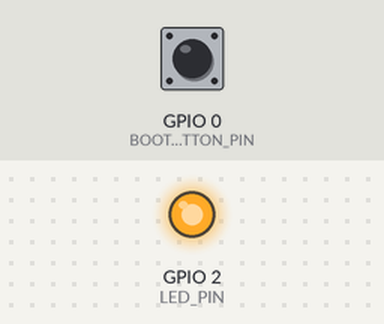
A sketch run on a simulated ESP8266 (NodeMCU). Parts: output pins drawn as LEDs (lit = HIGH). The inputs (shaded band) are chosen by the test bench; at power-on: GPIO 0 (BOOT_BUTTON_PIN) HIGH. WiFi joins after 1.5 s; servers stay silent unless stated; a WiFi scan finds three made-up networks; uploads are accepted with an empty reply; what the sketch prints to the serial monitor is not drawn.

Above: at 5.4 s.
5.5 s: GPIO 0 (BOOT_BUTTON_PIN) pulled LOW for 3.2 s
At 6.79 s:
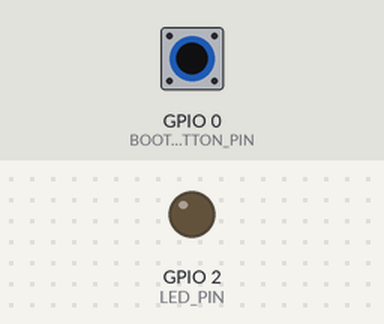
Timing chart, 0 to 17.7 s (numbered marks = the images above; inputs shaded):
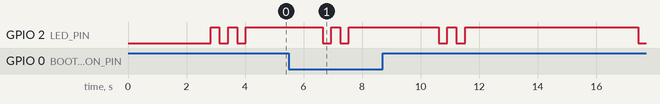

The sketch:

esp32_fire_node.ino
```cpp
/*
 * CampusSafe / Raah - ESP32 Dedicated IoT Fire Node
 * Direct HTTP POST to Vercel Production
 *
 * Algorithm:
 * - Scans nearby WiFi networks and filters strictly for iBUS@MUJ or Aruba BSSIDs
 *   (exact same filter as local_scanner.py).
 * - Dispatches HTTP POST with scanned BSSIDs directly to Vercel (/api/fire).
 * - Backend maps BSSIDs to exact room (Room 219), triggers alarm, and routes occupants to safe stairs!
 * - Triggered automatically on BOOT/RESET or whenever the BOOT button (GPIO 0) is pressed.
 */

#if defined(ESP8266)
  #include <ESP8266WiFi.h>
  #include <ESP8266HTTPClient.h>
  #include <WiFiClientSecure.h>
#elif defined(ESP32)
  #include <WiFi.h>
  #include <HTTPClient.h>
  #include <WiFiClientSecure.h>
#endif

// ==============================================================================
// Configuration
// ==============================================================================
#define BOOT_BUTTON_PIN      0     // Onboard BOOT / Flash button (active LOW on GPIO 0)
#define LED_PIN              2     // Status LED (GPIO 2)

// Network credentials & Vercel Production URL
const char* WIFI_SSID       = "triggy";
const char* WIFI_PASSWORD   = "pokemon2";
const char* VERCEL_URL      = "https://muj-wifi-bssid-mapper.vercel.app/api/fire";
const char* DEVICE_ID       = "esp32-fire-node-01";

// Continuous POST mode: scans and posts to Vercel on repeat
const bool CONTINUOUS_POST           = true;
const unsigned long POST_INTERVAL_MS = 3000;
unsigned long lastPostTime           = 0;

// ==============================================================================
// WiFi Scan & Direct HTTP POST to Vercel
// ==============================================================================
void scanAndPostToVercel() {
  Serial.println("\n🔥 [FIRE TRIGGER] Scanning surrounding iBUS@MUJ Access Points...");

  // Disconnect briefly to scan cleanly
  WiFi.mode(WIFI_STA);
  WiFi.disconnect();
  delay(100);

  int n = WiFi.scanNetworks();
  Serial.print("📡 Scanned ");
  Serial.print(n);
  Serial.println(" total networks.");

  // Build JSON payload with exact iBUS@MUJ filtering matching local_scanner.py
  String payload = "{\"deviceId\":\"" + String(DEVICE_ID) + "\",\"isFire\":true,\"aps\":[";
  int matched = 0;

  for (int i = 0; i < n; ++i) {
    String ssid = WiFi.SSID(i);
    String bssid = WiFi.BSSIDstr(i);
    bssid.toUpperCase();

    String upperSsid = ssid;
    upperSsid.toUpperCase();

    // Exact filtering from python script:
    bool isMuj = (upperSsid.indexOf("MUJ") >= 0 || upperSsid.indexOf("IBUS") >= 0);
    bool isAruba = (bssid.startsWith("90:14:AF") || bssid.startsWith("FC:11:65"));

    if (isMuj || isAruba) {
      if (matched > 0) payload += ",";
      payload += "{\"bssid\":\"" + bssid + "\",";
      payload += "\"ssid\":\"" + (ssid.length() > 0 ? ssid : "iBUS@MUJ") + "\",";
      payload += "\"rssi\":" + String(WiFi.RSSI(i)) + "}";
      matched++;
    }
  }
  payload += "]}";

  Serial.print("✓ Captured ");
  Serial.print(matched);
  Serial.println(" iBUS@MUJ Access Points.");

  // Connect to WiFi
  Serial.print("🌐 Connecting to ");
  Serial.println(WIFI_SSID);
  WiFi.begin(WIFI_SSID, WIFI_PASSWORD);

  int retries = 0;
  while (WiFi.status() != WL_CONNECTED && retries < 30) {
    delay(300);
    Serial.print(".");
    digitalWrite(LED_PIN, !digitalRead(LED_PIN));
    retries++;
  }

  if (WiFi.status() == WL_CONNECTED) {
    digitalWrite(LED_PIN, HIGH);
    Serial.println("\n✓ Connected to WiFi! IP: " + WiFi.localIP().toString());
    Serial.print("🚀 Sending HTTP POST to Vercel: ");
    Serial.println(VERCEL_URL);

    WiFiClientSecure client;
    client.setInsecure(); // SSL cert bypass

    HTTPClient http;
    if (http.begin(client, VERCEL_URL)) {
      http.addHeader("Content-Type", "application/json");
      http.setTimeout(6000);
      int httpCode = http.POST(payload);

      if (httpCode > 0) {
        String resp = http.getString();
        Serial.print("✓ Vercel Response (");
        Serial.print(httpCode);
        Serial.print("): ");
        Serial.println(resp);
        Serial.println("🔥 SUCCESS! Fire alarm is now LIVE on https://muj-wifi-bssid-mapper.vercel.app");
      } else {
        Serial.print("⚠️ HTTP Error: ");
        Serial.println(http.errorToString(httpCode));
      }
      http.end();
    }
  } else {
    Serial.println("\n⚠️ Could not connect to WiFi.");
  }
}

// ==============================================================================
// Setup & Loop
// ==============================================================================
void setup() {
  Serial.begin(115200);
  delay(400);

  pinMode(BOOT_BUTTON_PIN, INPUT_PULLUP);
  pinMode(LED_PIN, OUTPUT);
  digitalWrite(LED_PIN, LOW);

  Serial.println("\n=======================================================");
  Serial.println("   Raah / CampusSafe - ESP32 Direct Vercel Fire Node  ");
  Serial.println("   Trigger: RESET (RST) or BOOT Button (GPIO 0)        ");
  Serial.println("=======================================================");

  // Automatically scan and POST to Vercel on boot/reset
  scanAndPostToVercel();
}

void loop() {
  // Check physical BOOT button (GPIO 0)
  if (digitalRead(BOOT_BUTTON_PIN) == LOW) {
    delay(50); // debounce
    if (digitalRead(BOOT_BUTTON_PIN) == LOW) {
      Serial.println("\n[BUTTON] BOOT button pressed!");
      scanAndPostToVercel();
      lastPostTime = millis();
      delay(2000); // cooldown
    }
  }

  // Continuous background POST loop
  if (CONTINUOUS_POST && (millis() - lastPostTime >= POST_INTERVAL_MS)) {
    scanAndPostToVercel();
    lastPostTime = millis();
  }

  delay(100);
}
```
